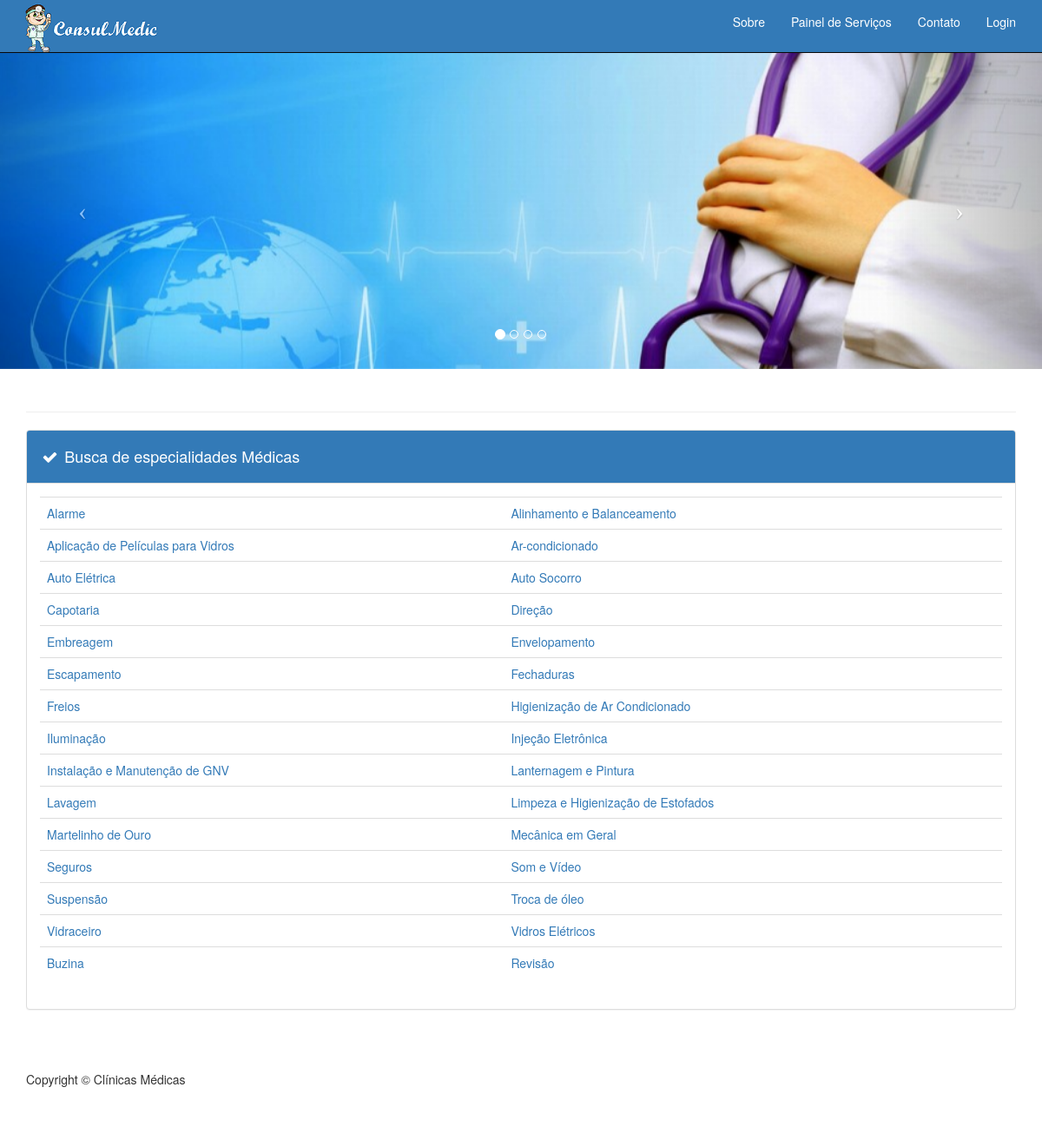
The page / on the database its author committed.
### tables this page shows
CREATE TABLE IF NOT EXISTS `servicos` (
  `idServico` int(11) NOT NULL AUTO_INCREMENT,
  `nomeServico` varchar(155) NOT NULL,
  `estatus` varchar(1) NOT NULL,
  PRIMARY KEY (`idServico`)
);

### class/classClinicaMedica.php (called while the page is built, shortened)
<?php
class classClinicaMedica{
    private $host = "localhost";
    private $dbname = "carrolista";
    private $user = "root";
    private $senha = "";
    function conecta(){
        $this->pdo = new PDO("mysql:host=$this->host;dbname=$this->dbname", "$this->user", "$this->senha");
    }
}
?>

### class/classUsuario.php (the view, shortened to what this page needs)
<?php
require 'classClinicaMedica.php';
class classUsuario extends classClinicaMedica{
                  ?>
                <?php
    function listaServico(){
        try{
            $listaServ = $this->pdo->prepare("SELECT * FROM servicos WHERE estatus = :estatus");
            $listaServ->execute(array(
                ':estatus' => 'A'
            ));
            $i=1;
            while ($lista = $listaServ->fetch(PDO::FETCH_ASSOC)){
                if($i % 2 != 0){
                    echo "<tr>"
                            ."<td>"
                                ."<a href=buscaServ2.php?serv=".$lista['idServico'].">"
                                    .$lista['nomeServico']
                                ."</a>"
                            . "<td>";
                }else{
                    echo "<td>"
                            ."<a href=buscaServ2.php?serv=".$lista['idServico'].">"
                                .$lista['nomeServico']
                            ."</a>"
                        ."<td>"
                        ."</tr>";
                }
                $i++;
            }
        } catch (Exception $ex) {
            echo 'Erro: '. $ex->getMessage();
        }
    }
}

### css/modern-business.css (style rules this page uses)
html, body { height: 100%; }
body { padding-top: 50px; }

### rows shown on the page
servicos: nomeServico "Alarme"
servicos: nomeServico "Alinhamento e Balanceamento"
servicos: nomeServico "Aplicação de Películas para Vidros"
servicos: nomeServico "Ar-condicionado"
servicos: nomeServico "Auto Elétrica"
servicos: nomeServico "Auto Socorro"
servicos: nomeServico "Capotaria"
servicos: nomeServico "Direção"
servicos: nomeServico "Embreagem"
servicos: nomeServico "Envelopamento"
servicos: nomeServico "Escapamento"
servicos: nomeServico "Fechaduras"
servicos: nomeServico "Freios"
servicos: nomeServico "Higienização de Ar Condicionado"
servicos: nomeServico "Iluminação"
servicos: nomeServico "Injeção Eletrônica"
servicos: nomeServico "Instalação e Manutenção de GNV"
servicos: nomeServico "Lanternagem e Pintura"
servicos: nomeServico "Lavagem"
servicos: nomeServico "Limpeza e Higienização de Estofados"
servicos: nomeServico "Martelinho de Ouro"
servicos: nomeServico "Mecânica em Geral"
servicos: nomeServico "Seguros"
servicos: nomeServico "Som e Vídeo"
servicos: nomeServico "Suspensão"
servicos: nomeServico "Troca de óleo"
servicos: nomeServico "Vidraceiro"
servicos: nomeServico "Vidros Elétricos"
servicos: nomeServico "Buzina"
servicos: nomeServico "Revisão"
